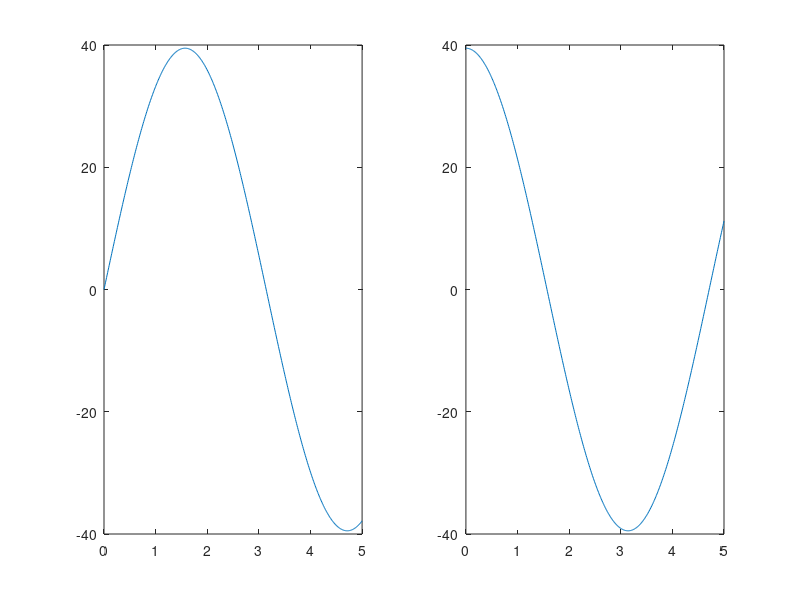

MATLAB code to generate this figure:
%plotting all excitation functions

t=0:0.01:5;
f=4*pi*pi;
p2a=ones(1,size(f,2));
p2b=ones(1,size(f,2));

for i=1:size(t,2)
p2a(i)=f*sin(t(i));
p2b(i)=f*cos(t(i));
end
figure
subplot(1,2,1)
plot(t,p2a)

subplot(1,2,2)
plot(t,p2b)
